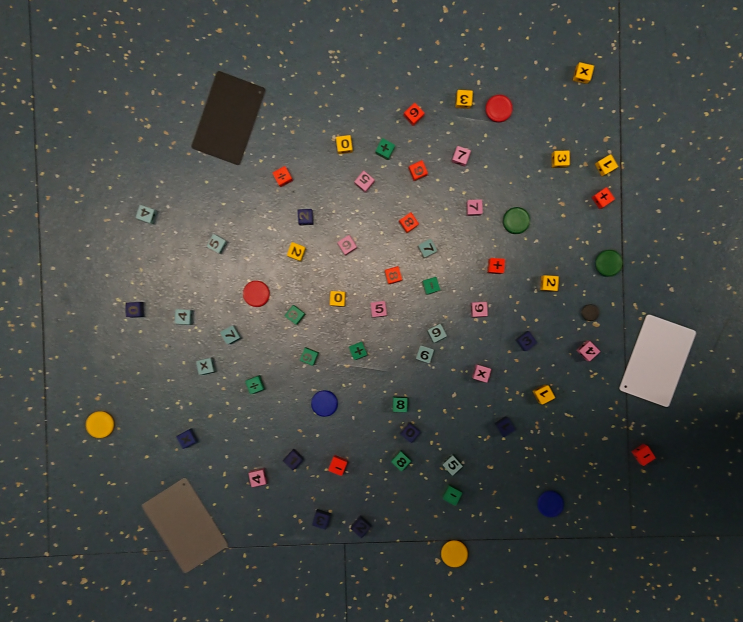
#> input picture test.jpg, 2229 x 1866 px (shown at 1/3 size); its folder holds only this picture in this run
$ python -i erode.py   (imports and definitions only)
#> lines starting #> are read from the running program, lines starting #| are printed output that depends on the picture
#> further down, picture is the input picture: shape (1866, 2229, 3); mean B, G, R 71.1, 74.8, 73.3
from __future__ import print_function
import cv2 as cv
import numpy as np
import argparse

def show(name, img):
    cv.imshow(name, cv.resize(img, (800, 600)))

src = None
erosion_size = 0
max_elem = 2
max_kernel_size = 21
title_trackbar_element_shape = 'Element:\n 0: Rect \n 1: Cross \n 2: Ellipse'
title_trackbar_kernel_size = 'Kernel size:\n 2n +1'
title_erosion_window = 'Erosion Demo'
title_dilation_window = 'Dilation Demo'


def main(image):
    global src
    src=image
    if src is None:
        print('Could not open or find the image: ', image)
        exit(0)

    cv.namedWindow(title_erosion_window)
    cv.createTrackbar(title_trackbar_element_shape, title_erosion_window, 0, max_elem, erosion)
#> slider 'Element:\n 0: Rect \n 1: Cross \n' is set to 1
    cv.createTrackbar(title_trackbar_kernel_size, title_erosion_window, 0, max_kernel_size, erosion)
#> slider 'Kernel size:\n 2n +1' is set to 7

    cv.namedWindow(title_dilation_window)
    cv.createTrackbar(title_trackbar_element_shape, title_dilation_window, 0, max_elem, dilatation)
#> slider 'Element:\n 0: Rect \n 1: Cross \n' is set to 1
    cv.createTrackbar(title_trackbar_kernel_size, title_dilation_window, 0, max_kernel_size, dilatation)
#> slider 'Kernel size:\n 2n +1' is set to 7

    erosion(0)
    dilatation(0)
    cv.waitKey()


# optional mapping of values with morphological shapes
def morph_shape(val):
    if val == 0:
        return cv.MORPH_RECT
    elif val == 1:
        return cv.MORPH_CROSS
    elif val == 2:
        return cv.MORPH_ELLIPSE


def erosion(val):
#> called with val = 0
    erosion_size = cv.getTrackbarPos(title_trackbar_kernel_size, title_erosion_window)
    erosion_shape = morph_shape(cv.getTrackbarPos(title_trackbar_element_shape, title_erosion_window))


    element = cv.getStructuringElement(erosion_shape, (2 * erosion_size + 1, 2 * erosion_size + 1),
                                       (erosion_size, erosion_size))

    erosion_dst = cv.erode(src, element)
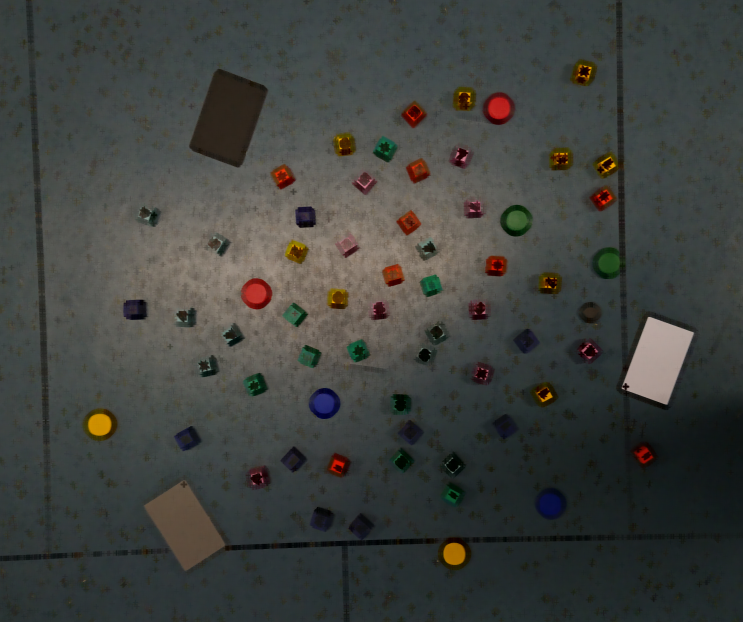
#> erosion_dst: shape (1866, 2229, 3) (shown at 1/3 size); mean B, G, R 62, 65.6, 63.3
    show(title_erosion_window, erosion_dst)
#> in show, `cv.imshow(name, cv.resize(img, (800, 600)))`:
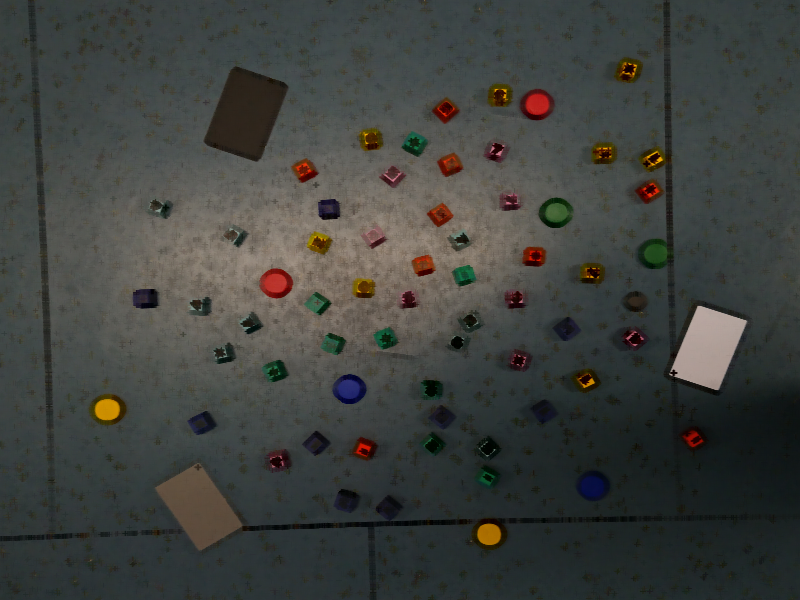
#> window 'Erosion Demo': shape (600, 800, 3); mean B, G, R 61.9, 65.5, 63.2


def dilatation(val):
#> called with val = 0
    dilatation_size = cv.getTrackbarPos(title_trackbar_kernel_size, title_dilation_window)
    dilation_shape = morph_shape(cv.getTrackbarPos(title_trackbar_element_shape, title_dilation_window))

    element = cv.getStructuringElement(dilation_shape, (2 * dilatation_size + 1, 2 * dilatation_size + 1),
                                       (dilatation_size, dilatation_size))
    dilatation_dst = cv.dilate(src, element)
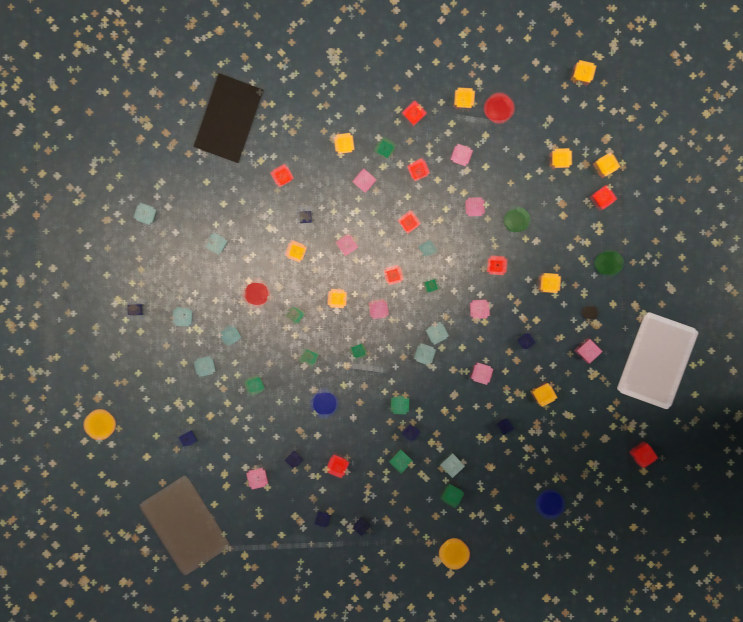
#> dilatation_dst: shape (1866, 2229, 3) (shown at 1/3 size); mean B, G, R 80.6, 85.8, 86.1
    show(title_dilation_window, dilatation_dst)
#> call 2 of show, with name = 'Dilation Demo'
#> in show (call 2), `cv.imshow(name, cv.resize(img, (800, 600)))`:
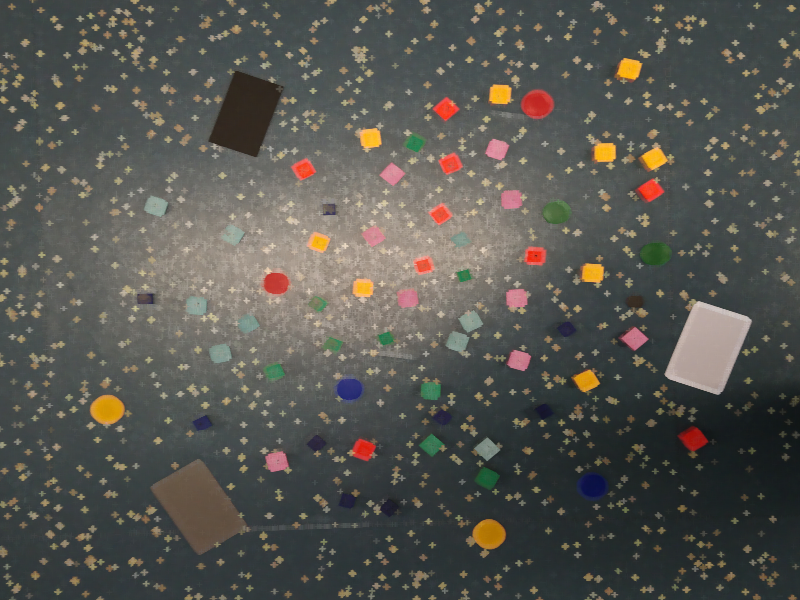
#> window 'Dilation Demo': shape (600, 800, 3); mean B, G, R 80.5, 85.7, 86


# [6 lines not run here, left out]

>>> import cv2
>>> picture = cv2.imread('test.jpg')
>>> result = main(picture)
